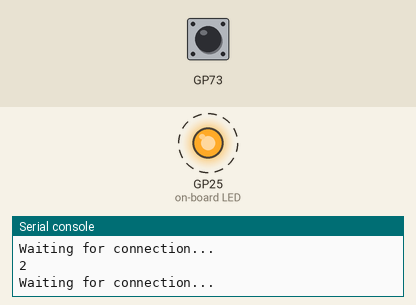
Recording of a program running on a simulated Raspberry Pi Pico running MicroPython. Parts: output pins drawn as LEDs (lit = HIGH), the last lines printed to the serial console. Dashed ring = blinking. Inputs (shaded band) come from the test bench. WiFi joins after 1.5 s; one TCP client connects 1 s after the port opens and stays connected.

Above: at 1.2 s.
1.3 s: BOOTSEL button pressed for 1 s
At 3.3 s:
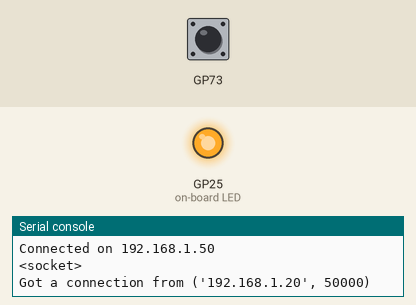
Timing chart, 0 to 4.8 s (numbered marks = the images above; inputs shaded):
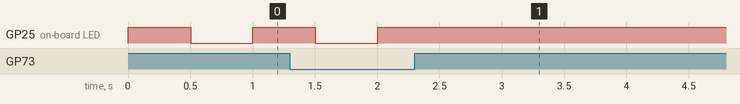

The program:

wlan_test_webserver_working_coprocess.py
```python
"""
Basic multi thread example
"""

import sys
import rp2 # type: ignore
import socket
import network # type: ignore
from time import sleep
from picozero import pico_led
import asyncio

exit_flag = False


async def exit_thread(n):
    global exit_flag
    counter = n
    while True:
        if rp2.bootsel_button() == 1:
            print("Button pressed - raising exit flag")
            exit_flag = True
            break
        print(counter)
        counter += 2
        await asyncio.sleep(1)


async def handleClientConnections():
    global exit_flag
    print("Connecting to WiFi...")
    ssid = "Tom and Alex Wifi"
    password = "TomTom0312!"
    wlan = network.WLAN(network.STA_IF)
    wlan.active(True)
    wlan.connect(ssid, password)
    while wlan.isconnected() == False:
        if rp2.bootsel_button() == 1:
            sys.exit()
        print("Waiting for connection...")
        pico_led.on()
        await asyncio.sleep(0.5)
        pico_led.off()
        await asyncio.sleep(0.5)
    ip = wlan.ifconfig()[0]
    print(f"Connected on {ip}")
    pico_led.on()
    address = (ip, 80)
    connection = socket.socket()
    connection.bind(address)
    # connection.setblocking(False) # This does not work
    connection.settimeout(1)  # This works like magic
    connection.listen(5)
    print(connection)

    while True:
        try:
            client, addr = connection.accept()
            print("Got a connection from %s" % str(addr))
            request = client.recv(1024)
            print("Content = %s" % str(request))
            response = "Hello World!"
            print("Sending response...")
            client.send(response)
            print("Response sent")
            client.close()
        except:
            pass
        finally:
            if exit_flag:
                print("Exit flag raised - closing connection")
                break
        await asyncio.sleep(0.1)


async def main():
    asyncio.create_task(exit_thread(0))
    asyncio.create_task(handleClientConnections())


loop = asyncio.get_event_loop()
loop.create_task(main())
loop.run_forever()
```
